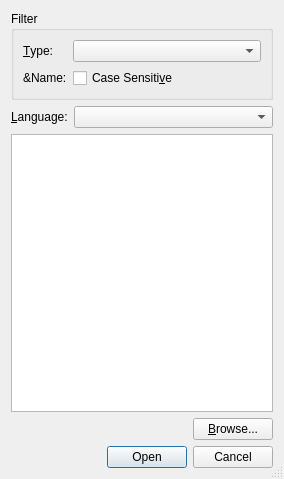
<?xml version="1.0" encoding="UTF-8"?>
<ui version="4.0">
 <class>LyXFilesUi</class>
 <widget class="QDialog" name="LyXFilesUi">
  <property name="geometry">
   <rect>
    <x>0</x>
    <y>0</y>
    <width>284</width>
    <height>479</height>
   </rect>
  </property>
  <property name="windowTitle">
   <string/>
  </property>
  <property name="sizeGripEnabled">
   <bool>true</bool>
  </property>
  <layout class="QGridLayout" name="gridLayout_2">
   <item row="0" column="0">
    <widget class="QGroupBox" name="filterGB">
     <property name="title">
      <string>Filter</string>
     </property>
     <property name="flat">
      <bool>true</bool>
     </property>
     <layout class="QGridLayout" name="gridLayout">
      <item row="0" column="0">
       <widget class="QLabel" name="filesTypeLA">
        <property name="text">
         <string>&amp;Type:</string>
        </property>
        <property name="buddy">
         <cstring>fileTypeCO</cstring>
        </property>
       </widget>
      </item>
      <item row="0" column="1">
       <widget class="QComboBox" name="fileTypeCO">
        <property name="sizePolicy">
         <sizepolicy hsizetype="MinimumExpanding" vsizetype="Fixed">
          <horstretch>0</horstretch>
          <verstretch>0</verstretch>
         </sizepolicy>
        </property>
        <property name="toolTip">
         <string>Determines whether only personal user files, system files or all files are displayed</string>
        </property>
       </widget>
      </item>
      <item row="1" column="0">
       <widget class="QLabel" name="findKeysLA">
        <property name="text">
         <string>&amp;Name:</string>
        </property>
        <property name="alignment">
         <set>Qt::AlignLeading|Qt::AlignLeft|Qt::AlignVCenter</set>
        </property>
       </widget>
      </item>
      <item row="1" column="1">
       <layout class="QVBoxLayout" name="verticalLayout_2">
        <item>
         <layout class="QHBoxLayout" name="horizontalLayout_3">
          <item>
           <layout class="QHBoxLayout" name="filterBarL"/>
          </item>
          <item>
           <widget class="QCheckBox" name="csFindCB">
            <property name="toolTip">
             <string>Filter case-sensitively</string>
            </property>
            <property name="text">
             <string>Case Sensiti&amp;ve</string>
            </property>
           </widget>
          </item>
         </layout>
        </item>
       </layout>
      </item>
     </layout>
    </widget>
   </item>
   <item row="1" column="0">
    <layout class="QHBoxLayout" name="horizontalLayout">
     <item>
      <widget class="QLabel" name="languageLA">
       <property name="toolTip">
        <string/>
       </property>
       <property name="text">
        <string>&amp;Language:</string>
       </property>
       <property name="buddy">
        <cstring>languageCO</cstring>
       </property>
      </widget>
     </item>
     <item>
      <widget class="QComboBox" name="languageCO">
       <property name="sizePolicy">
        <sizepolicy hsizetype="MinimumExpanding" vsizetype="Fixed">
         <horstretch>0</horstretch>
         <verstretch>0</verstretch>
        </sizepolicy>
       </property>
       <property name="toolTip">
        <string>The available language(s) of the selected file will be displayed here</string>
       </property>
      </widget>
     </item>
    </layout>
   </item>
   <item row="2" column="0">
    <widget class="QTreeWidget" name="filesLW">
     <property name="rootIsDecorated">
      <bool>true</bool>
     </property>
     <property name="itemsExpandable">
      <bool>true</bool>
     </property>
     <attribute name="headerVisible">
      <bool>false</bool>
     </attribute>
     <column>
      <property name="text">
       <string notr="true">1</string>
      </property>
     </column>
    </widget>
   </item>
   <item row="3" column="0">
    <layout class="QHBoxLayout" name="horizontalLayout_2">
     <item>
      <spacer name="horizontalSpacer">
       <property name="orientation">
        <enum>Qt::Horizontal</enum>
       </property>
       <property name="sizeHint" stdset="0">
        <size>
         <width>40</width>
         <height>20</height>
        </size>
       </property>
      </spacer>
     </item>
     <item>
      <widget class="QPushButton" name="browsePB">
       <property name="text">
        <string>&amp;Browse...</string>
       </property>
      </widget>
     </item>
    </layout>
   </item>
   <item row="4" column="0">
    <layout class="QHBoxLayout">
     <property name="spacing">
      <number>6</number>
     </property>
     <property name="leftMargin">
      <number>0</number>
     </property>
     <property name="topMargin">
      <number>0</number>
     </property>
     <property name="rightMargin">
      <number>0</number>
     </property>
     <property name="bottomMargin">
      <number>0</number>
     </property>
     <item>
      <widget class="QDialogButtonBox" name="buttonBox">
       <property name="standardButtons">
        <set>QDialogButtonBox::Cancel|QDialogButtonBox::Open</set>
       </property>
      </widget>
     </item>
    </layout>
   </item>
  </layout>
 </widget>
 <includes>
  <include location="local">qt_i18n.h</include>
 </includes>
 <resources/>
 <connections/>
</ui>
